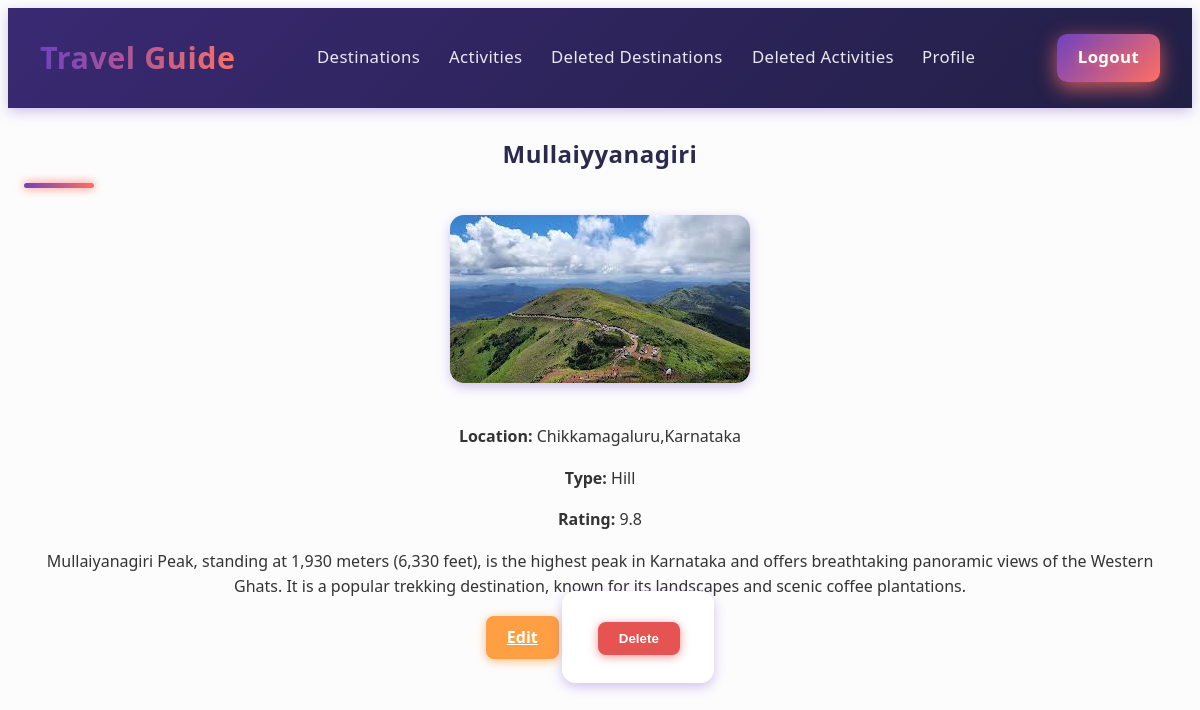
The page /destinations/1/ (signed in) on the database its author committed.
### destinations/models.py (models this page shows, shortened)
class Destination(models.Model):
    name = models.CharField(max_length=100)
    location = models.CharField(max_length=100)
    type = models.CharField(max_length=50)
    rating = models.FloatField()
    image = models.ImageField(upload_to='destinations/')  # Use ImageField instead of URLField
    description = models.TextField()
    is_deleted = models.BooleanField(default=False)

### destinations/views.py (the view)
# urls.py: path('<int:pk>/', views.destination_detail, name='destination_detail'),
@login_required(login_url='signin')
def destination_detail(request, pk):
    destination = get_object_or_404(Destination, pk=pk)
    return render(request, 'destination_detail.html', {'destination': destination})

### destinations/templates/destination_detail.html (shortened to what this page needs)
{% extends 'main.html' %}
{% block content %}
<div class="container">
  <h2>{{ destination.name }}</h2>
  <img src="{{ destination.image.url }}" class="img-fluid mb-3" alt="{{ destination.name }}">
  <p><strong>Location:</strong> {{ destination.location }}</p>
  <p><strong>Type:</strong> {{ destination.type }}</p>
  <p><strong>Rating:</strong> {{ destination.rating }}</p>
  <p>{{ destination.description }}</p>
  <a href="{% url 'destination_update' destination.pk %}" class="btn btn-warning">Edit</a>
  <form method="post" action="{% url 'destination_delete' destination.pk %}" class="d-inline">
    <button type="submit" class="btn btn-danger">Delete</button>
  </form><br>
  <a href="{% url 'destination_list' %}">Back</a>
</div>
{% endblock %}

### static/style.css (style rules this page uses)
:root { --primary-color: #6f42c1; --secondary-color: #ff6f61; --accent-color-1: #e6c6ff; --accent-color-2: #ffb3a7; --accent-color-3: #845ec2; --accent-color-4: #ff867f; --danger-color: #e55353; --warning-color: #ff9f43; --dark-color: #2b2a4e; --light-color: #f5f1fa; --shadow: 0 4px 12px rgba(107, 66, 193, 0.3); --transition: all 0.35s cubic-bezier(0.4, 0, 0.2, 1); --animation-ease: cubic-bezier(0.4, 0, 0.2, 1); --animation-duration: 0.4s; }
body { font-family: 'Segoe UI', Tahoma, Geneva, Verdana, sans-serif; background-color: #fcfcfd; color: #333; line-height: 1.6; min-height: 100vh; display: flex; flex-direction: column; scroll-behavior: smooth; -webkit-font-smoothing: antialiased; -moz-osx-font-smoothing: grayscale; }
.container { max-width: 1200px; margin: 2rem auto; padding: 0 1rem; animation: fadeIn 0.5s var(--animation-ease); }
.btn { padding: 0.55rem 1.3rem; border-radius: 8px; font-weight: 600; transition: var(--transition); border: none; cursor: pointer; display: inline-flex; align-items: center; justify-content: center; user-select: none; will-change: transform, box-shadow; }
.btn-danger { background-color: var(--danger-color); color: white; box-shadow: 0 2px 10px rgba(229, 83, 83, 0.6); }
.btn-warning { background-color: var(--warning-color); color: white; box-shadow: 0 2px 10px rgba(255, 159, 67, 0.7); }
form { background: #fff; padding: 2.2rem; border-radius: 14px; box-shadow: var(--shadow); margin: 2.5rem 0; animation: slideUp 0.4s var(--animation-ease); will-change: opacity, transform; }
.img-fluid { max-width: 100%; height: auto; border-radius: 14px; box-shadow: var(--shadow); transition: filter 0.4s ease, transform 0.45s ease; will-change: transform, filter; }
h1, h2, h3, h4, h5, h6 { color: var(--dark-color); margin-bottom: 1.7rem; position: relative; font-weight: 700; letter-spacing: 0.02em; line-height: 1.2; user-select: none; transition: color 0.3s ease; }
h2:after { content: ""; display: block; width: 70px; height: 5px; background: linear-gradient(90deg, var(--primary-color), var(--secondary-color)); margin-top: 14px; border-radius: 4px; box-shadow: 0 0 10px var(--secondary-color); }
.mb-3 { margin-bottom: 1.1rem; }
.d-inline { display: inline; }
form { background: #fff; max-width: 840px; width: 100%; margin: 2.5rem auto; padding: 2.2rem; border-radius: 14px; box-shadow: var(--shadow); animation: slideUp 0.4s var(--animation-ease); will-change: opacity, transform; box-sizing: border-box; }

### rows shown on the page
Destination: name "Mullaiyyanagiri", image (picture), location "Chikkamagaluru,Karnataka", type "Hill", rating "9.8", description "Mullaiyanagiri Peak, standing at 1,930 meters (6,330 feet), is the highest peak in Karnataka and offers breathtaking panoramic views of the Western Ghats. It is a popular trekking destination, known for its landscapes and scenic coffee plantations."
